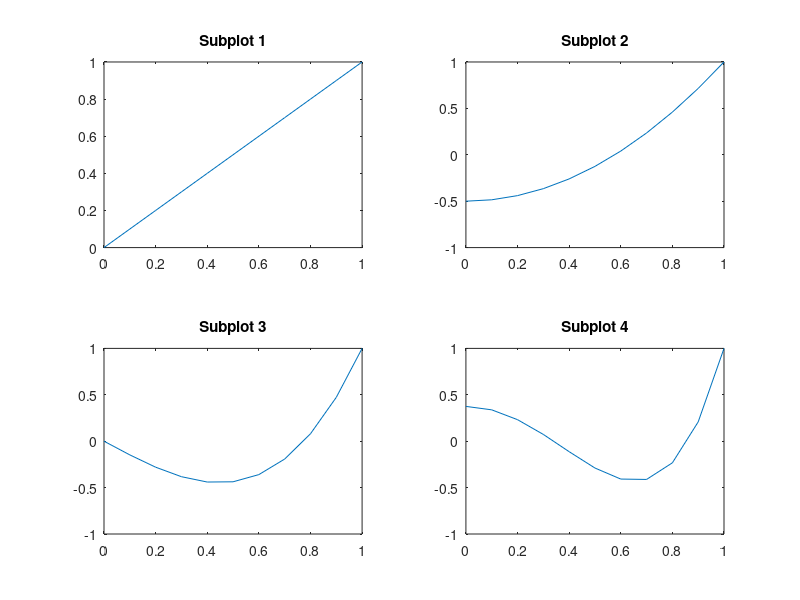

This chart was generated by the following MATLAB code:
%1



subplot(2, 2, 1)
x = 0:0.1:1
l1 = x
plot(x, l1)
title('Subplot 1')

subplot(2, 2, 2)
l2 = (3/2)*x.^2 - 1/2
plot(x, l2)
title('Subplot 2')

subplot(2, 2, 3)
l3 = (5/2)*x.^3 - (3/2)*x
plot(x, l3)
title('Subplot 3')

subplot(2, 2, 4)
l4 = (35/8)*x.^4 - (15/4)*x.^2+(3/8)
plot(x, l4)
title('Subplot 4')